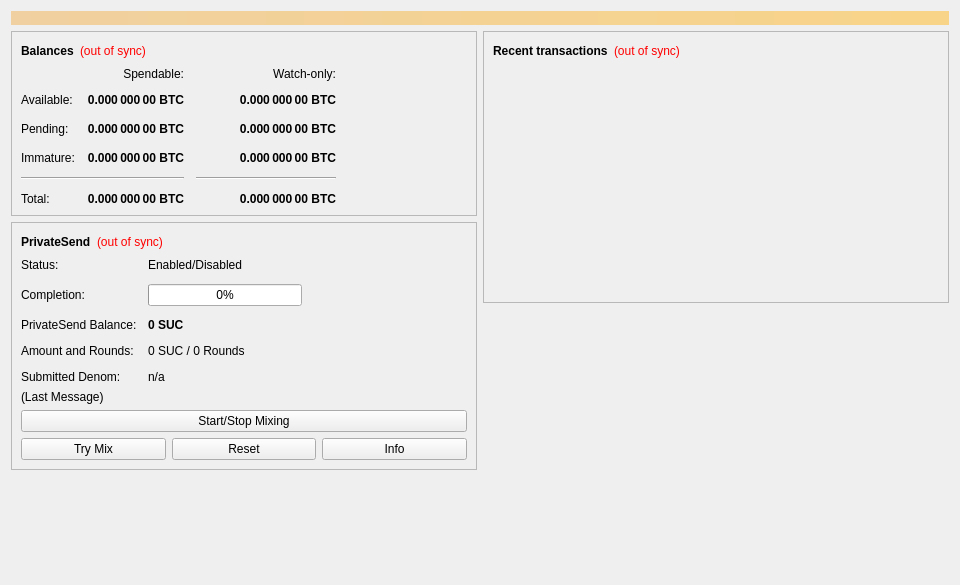
<?xml version="1.0" encoding="UTF-8"?>
<ui version="4.0">
 <class>OverviewPage</class>
 <widget class="QWidget" name="OverviewPage">
  <property name="geometry">
   <rect>
    <x>0</x>
    <y>0</y>
    <width>960</width>
    <height>585</height>
   </rect>
  </property>
  <property name="minimumSize">
   <size>
    <width>960</width>
    <height>0</height>
   </size>
  </property>
  <property name="windowTitle">
   <string>Form</string>
  </property>
  <layout class="QVBoxLayout" name="topLayout">
   <item>
    <widget class="QLabel" name="labelAlerts">
     <property name="visible">
      <bool>false</bool>
     </property>
     <property name="styleSheet">
      <string notr="true">background-color: qlineargradient(x1: 0, y1: 0, x2: 1, y2: 0, stop:0 #F0D0A0, stop:1 #F8D488); color:#000000;</string>
     </property>
     <property name="wordWrap">
      <bool>true</bool>
     </property>
     <property name="margin">
      <number>3</number>
     </property>
    </widget>
   </item>
   <item>
    <layout class="QHBoxLayout" name="horizontalLayout" stretch="1,1">
     <item>
      <layout class="QVBoxLayout" name="verticalLayout_2">
       <item>
        <widget class="QFrame" name="frame">
         <property name="frameShape">
          <enum>QFrame::StyledPanel</enum>
         </property>
         <property name="frameShadow">
          <enum>QFrame::Raised</enum>
         </property>
         <layout class="QVBoxLayout" name="verticalLayout_4">
          <item>
           <layout class="QHBoxLayout" name="horizontalLayout_4">
            <item>
             <widget class="QLabel" name="label_5">
              <property name="font">
               <font>
                <weight>75</weight>
                <bold>true</bold>
               </font>
              </property>
              <property name="text">
               <string>Balances</string>
              </property>
             </widget>
            </item>
            <item>
             <widget class="QLabel" name="labelWalletStatus">
              <property name="toolTip">
               <string>The displayed information may be out of date. Your wallet automatically synchronizes with the Suc network after a connection is established, but this process has not completed yet.</string>
              </property>
              <property name="styleSheet">
               <string notr="true">QLabel { color: red; }</string>
              </property>
              <property name="text">
               <string notr="true">(out of sync)</string>
              </property>
              <property name="alignment">
               <set>Qt::AlignLeading|Qt::AlignLeft|Qt::AlignVCenter</set>
              </property>
             </widget>
            </item>
            <item>
             <spacer name="horizontalSpacer_3">
              <property name="orientation">
               <enum>Qt::Horizontal</enum>
              </property>
              <property name="sizeHint" stdset="0">
               <size>
                <width>40</width>
                <height>20</height>
               </size>
              </property>
             </spacer>
            </item>
           </layout>
          </item>
          <item>
           <layout class="QGridLayout" name="gridLayout">
            <property name="spacing">
             <number>12</number>
            </property>
            <item row="2" column="2">
             <widget class="QLabel" name="labelWatchPending">
              <property name="font">
               <font>
                <weight>75</weight>
                <bold>true</bold>
               </font>
              </property>
              <property name="cursor">
               <cursorShape>IBeamCursor</cursorShape>
              </property>
              <property name="toolTip">
               <string>Unconfirmed transactions to watch-only addresses</string>
              </property>
              <property name="text">
               <string notr="true">0.000 000 00 BTC</string>
              </property>
              <property name="alignment">
               <set>Qt::AlignRight|Qt::AlignTrailing|Qt::AlignVCenter</set>
              </property>
              <property name="textInteractionFlags">
               <set>Qt::LinksAccessibleByMouse|Qt::TextSelectableByKeyboard|Qt::TextSelectableByMouse</set>
              </property>
             </widget>
            </item>
            <item row="2" column="1">
             <widget class="QLabel" name="labelUnconfirmed">
              <property name="font">
               <font>
                <weight>75</weight>
                <bold>true</bold>
               </font>
              </property>
              <property name="cursor">
               <cursorShape>IBeamCursor</cursorShape>
              </property>
              <property name="toolTip">
               <string>Total of transactions that have yet to be confirmed, and do not yet count toward the spendable balance</string>
              </property>
              <property name="text">
               <string notr="true">0.000 000 00 BTC</string>
              </property>
              <property name="alignment">
               <set>Qt::AlignRight|Qt::AlignTrailing|Qt::AlignVCenter</set>
              </property>
              <property name="textInteractionFlags">
               <set>Qt::LinksAccessibleByMouse|Qt::TextSelectableByKeyboard|Qt::TextSelectableByMouse</set>
              </property>
             </widget>
            </item>
            <item row="3" column="2">
             <widget class="QLabel" name="labelWatchImmature">
              <property name="font">
               <font>
                <weight>75</weight>
                <bold>true</bold>
               </font>
              </property>
              <property name="cursor">
               <cursorShape>IBeamCursor</cursorShape>
              </property>
              <property name="toolTip">
               <string>Mined balance in watch-only addresses that has not yet matured</string>
              </property>
              <property name="text">
               <string notr="true">0.000 000 00 BTC</string>
              </property>
              <property name="alignment">
               <set>Qt::AlignRight|Qt::AlignTrailing|Qt::AlignVCenter</set>
              </property>
              <property name="textInteractionFlags">
               <set>Qt::LinksAccessibleByMouse|Qt::TextSelectableByKeyboard|Qt::TextSelectableByMouse</set>
              </property>
             </widget>
            </item>
            <item row="4" column="0" colspan="2">
             <widget class="Line" name="lineSpendableBalance">
              <property name="orientation">
               <enum>Qt::Horizontal</enum>
              </property>
             </widget>
            </item>
            <item row="4" column="2">
             <widget class="Line" name="lineWatchBalance">
              <property name="sizePolicy">
               <sizepolicy hsizetype="Preferred" vsizetype="Fixed">
                <horstretch>0</horstretch>
                <verstretch>0</verstretch>
               </sizepolicy>
              </property>
              <property name="minimumSize">
               <size>
                <width>140</width>
                <height>0</height>
               </size>
              </property>
              <property name="orientation">
               <enum>Qt::Horizontal</enum>
              </property>
             </widget>
            </item>
            <item row="5" column="0">
             <widget class="QLabel" name="labelTotalText">
              <property name="text">
               <string>Total:</string>
              </property>
             </widget>
            </item>
            <item row="3" column="1">
             <widget class="QLabel" name="labelImmature">
              <property name="font">
               <font>
                <weight>75</weight>
                <bold>true</bold>
               </font>
              </property>
              <property name="cursor">
               <cursorShape>IBeamCursor</cursorShape>
              </property>
              <property name="toolTip">
               <string>Mined balance that has not yet matured</string>
              </property>
              <property name="text">
               <string notr="true">0.000 000 00 BTC</string>
              </property>
              <property name="alignment">
               <set>Qt::AlignRight|Qt::AlignTrailing|Qt::AlignVCenter</set>
              </property>
              <property name="textInteractionFlags">
               <set>Qt::LinksAccessibleByMouse|Qt::TextSelectableByKeyboard|Qt::TextSelectableByMouse</set>
              </property>
             </widget>
            </item>
            <item row="2" column="3">
             <spacer name="horizontalSpacer_2">
              <property name="orientation">
               <enum>Qt::Horizontal</enum>
              </property>
              <property name="sizeHint" stdset="0">
               <size>
                <width>40</width>
                <height>20</height>
               </size>
              </property>
             </spacer>
            </item>
            <item row="3" column="0">
             <widget class="QLabel" name="labelImmatureText">
              <property name="text">
               <string>Immature:</string>
              </property>
             </widget>
            </item>
            <item row="5" column="1">
             <widget class="QLabel" name="labelTotal">
              <property name="font">
               <font>
                <weight>75</weight>
                <bold>true</bold>
               </font>
              </property>
              <property name="cursor">
               <cursorShape>IBeamCursor</cursorShape>
              </property>
              <property name="toolTip">
               <string>Your current total balance</string>
              </property>
              <property name="text">
               <string notr="true">0.000 000 00 BTC</string>
              </property>
              <property name="alignment">
               <set>Qt::AlignRight|Qt::AlignTrailing|Qt::AlignVCenter</set>
              </property>
              <property name="textInteractionFlags">
               <set>Qt::LinksAccessibleByMouse|Qt::TextSelectableByKeyboard|Qt::TextSelectableByMouse</set>
              </property>
             </widget>
            </item>
            <item row="5" column="2">
             <widget class="QLabel" name="labelWatchTotal">
              <property name="font">
               <font>
                <weight>75</weight>
                <bold>true</bold>
               </font>
              </property>
              <property name="cursor">
               <cursorShape>IBeamCursor</cursorShape>
              </property>
              <property name="toolTip">
               <string>Current total balance in watch-only addresses</string>
              </property>
              <property name="text">
               <string notr="true">0.000 000 00 BTC</string>
              </property>
              <property name="alignment">
               <set>Qt::AlignRight|Qt::AlignTrailing|Qt::AlignVCenter</set>
              </property>
              <property name="textInteractionFlags">
               <set>Qt::LinksAccessibleByMouse|Qt::TextSelectableByKeyboard|Qt::TextSelectableByMouse</set>
              </property>
             </widget>
            </item>
            <item row="0" column="2">
             <widget class="QLabel" name="labelWatchonly">
              <property name="text">
               <string>Watch-only:</string>
              </property>
              <property name="alignment">
               <set>Qt::AlignRight|Qt::AlignTrailing|Qt::AlignVCenter</set>
              </property>
             </widget>
            </item>
            <item row="1" column="0">
             <widget class="QLabel" name="labelBalanceText">
              <property name="text">
               <string>Available:</string>
              </property>
             </widget>
            </item>
            <item row="1" column="1">
             <widget class="QLabel" name="labelBalance">
              <property name="font">
               <font>
                <weight>75</weight>
                <bold>true</bold>
               </font>
              </property>
              <property name="cursor">
               <cursorShape>IBeamCursor</cursorShape>
              </property>
              <property name="toolTip">
               <string>Your current spendable balance</string>
              </property>
              <property name="text">
               <string notr="true">0.000 000 00 BTC</string>
              </property>
              <property name="alignment">
               <set>Qt::AlignRight|Qt::AlignTrailing|Qt::AlignVCenter</set>
              </property>
              <property name="textInteractionFlags">
               <set>Qt::LinksAccessibleByMouse|Qt::TextSelectableByKeyboard|Qt::TextSelectableByMouse</set>
              </property>
             </widget>
            </item>
            <item row="1" column="2">
             <widget class="QLabel" name="labelWatchAvailable">
              <property name="font">
               <font>
                <weight>75</weight>
                <bold>true</bold>
               </font>
              </property>
              <property name="cursor">
               <cursorShape>IBeamCursor</cursorShape>
              </property>
              <property name="toolTip">
               <string>Your current balance in watch-only addresses</string>
              </property>
              <property name="text">
               <string notr="true">0.000 000 00 BTC</string>
              </property>
              <property name="alignment">
               <set>Qt::AlignRight|Qt::AlignTrailing|Qt::AlignVCenter</set>
              </property>
              <property name="textInteractionFlags">
               <set>Qt::LinksAccessibleByMouse|Qt::TextSelectableByKeyboard|Qt::TextSelectableByMouse</set>
              </property>
             </widget>
            </item>
            <item row="2" column="0">
             <widget class="QLabel" name="labelPendingText">
              <property name="text">
               <string>Pending:</string>
              </property>
             </widget>
            </item>
            <item row="0" column="1">
             <widget class="QLabel" name="labelSpendable">
              <property name="text">
               <string>Spendable:</string>
              </property>
              <property name="alignment">
               <set>Qt::AlignRight|Qt::AlignTrailing|Qt::AlignVCenter</set>
              </property>
             </widget>
            </item>
           </layout>
          </item>
         </layout>
        </widget>
       </item>
       <item>
        <widget class="QFrame" name="framePrivateSend">
         <property name="layoutDirection">
          <enum>Qt::LeftToRight</enum>
         </property>
         <property name="frameShape">
          <enum>QFrame::StyledPanel</enum>
         </property>
         <property name="frameShadow">
          <enum>QFrame::Raised</enum>
         </property>
         <layout class="QVBoxLayout" name="VerticalLayout_PS1">
          <item>
           <layout class="QHBoxLayout" name="horizontalLayout_5">
            <item>
             <widget class="QLabel" name="labelPrivateSendHeader">
              <property name="font">
               <font>
                <weight>75</weight>
                <bold>true</bold>
               </font>
              </property>
              <property name="text">
               <string>PrivateSend</string>
              </property>
             </widget>
            </item>
            <item>
             <widget class="QLabel" name="labelPrivateSendSyncStatus">
              <property name="toolTip">
               <string>The displayed information may be out of date. Your wallet automatically synchronizes with the Suc network after a connection is established, but this process has not completed yet.</string>
              </property>
              <property name="styleSheet">
               <string notr="true">QLabel { color: red; }</string>
              </property>
              <property name="text">
               <string notr="true">(out of sync)</string>
              </property>
              <property name="alignment">
               <set>Qt::AlignLeading|Qt::AlignLeft|Qt::AlignVCenter</set>
              </property>
             </widget>
            </item>
            <item>
             <spacer name="horizontalSpacer_4">
              <property name="orientation">
               <enum>Qt::Horizontal</enum>
              </property>
              <property name="sizeHint" stdset="0">
               <size>
                <width>40</width>
                <height>20</height>
               </size>
              </property>
             </spacer>
            </item>
           </layout>
          </item>
          <item>
           <layout class="QFormLayout" name="privateSendFormLayout">
            <property name="fieldGrowthPolicy">
             <enum>QFormLayout::AllNonFixedFieldsGrow</enum>
            </property>
            <property name="horizontalSpacing">
             <number>11</number>
            </property>
            <property name="verticalSpacing">
             <number>12</number>
            </property>
            <item row="0" column="0">
             <widget class="QLabel" name="labelPrivateSendEnabledText">
              <property name="text">
               <string>Status:</string>
              </property>
             </widget>
            </item>
            <item row="0" column="1">
             <widget class="QLabel" name="labelPrivateSendEnabled">
              <property name="text">
               <string>Enabled/Disabled</string>
              </property>
             </widget>
            </item>
            <item row="1" column="0">
             <widget class="QLabel" name="labelCompletitionText">
              <property name="text">
               <string>Completion:</string>
              </property>
             </widget>
            </item>
            <item row="1" column="1">
             <widget class="QProgressBar" name="privateSendProgress">
              <property name="maximumSize">
               <size>
                <width>154</width>
                <height>16777215</height>
               </size>
              </property>
              <property name="value">
               <number>0</number>
              </property>
             </widget>
            </item>
            <item row="2" column="0">
             <widget class="QLabel" name="labelAnonymizedText">
              <property name="text">
               <string>PrivateSend Balance:</string>
              </property>
             </widget>
            </item>
            <item row="2" column="1">
             <widget class="QLabel" name="labelAnonymized">
              <property name="font">
               <font>
                <weight>75</weight>
                <bold>true</bold>
               </font>
              </property>
              <property name="text">
               <string notr="true">0 SUC</string>
              </property>
             </widget>
            </item>
            <item row="3" column="0">
             <widget class="QLabel" name="labelAmountAndRoundsText">
              <property name="text">
               <string>Amount and Rounds:</string>
              </property>
             </widget>
            </item>
            <item row="3" column="1">
             <widget class="QLabel" name="labelAmountRounds">
              <property name="text">
               <string>0 SUC / 0 Rounds</string>
              </property>
             </widget>
            </item>
            <item row="4" column="0">
             <widget class="QLabel" name="labelSubmittedDenomText">
              <property name="text">
               <string>Submitted Denom:</string>
              </property>
             </widget>
            </item>
            <item row="4" column="1">
             <widget class="QLabel" name="labelSubmittedDenom">
              <property name="toolTip">
               <string>The denominations you submitted to the Masternode.&lt;br&gt;To mix, other users must submit the exact same denominations.</string>
              </property>
              <property name="text">
               <string>n/a</string>
              </property>
             </widget>
            </item>
           </layout>
          </item>
          <item>
           <layout class="QVBoxLayout" name="VerticalLayout_PS">
            <item>
             <widget class="QLabel" name="labelPrivateSendLastMessage">
              <property name="text">
               <string>(Last Message)</string>
              </property>
              <property name="alignment">
               <set>Qt::AlignLeading|Qt::AlignLeft|Qt::AlignTop</set>
              </property>
              <property name="wordWrap">
               <bool>true</bool>
              </property>
             </widget>
            </item>
            <item>
             <widget class="QPushButton" name="togglePrivateSend">
              <property name="sizePolicy">
               <sizepolicy hsizetype="MinimumExpanding" vsizetype="Fixed">
                <horstretch>0</horstretch>
                <verstretch>0</verstretch>
               </sizepolicy>
              </property>
              <property name="text">
               <string>Start/Stop Mixing</string>
              </property>
             </widget>
            </item>
            <item>
             <layout class="QHBoxLayout" name="horizontalLayout_debugbuttons">
              <item>
               <widget class="QPushButton" name="privateSendAuto">
                <property name="sizePolicy">
                 <sizepolicy hsizetype="MinimumExpanding" vsizetype="Fixed">
                  <horstretch>0</horstretch>
                  <verstretch>0</verstretch>
                 </sizepolicy>
                </property>
                <property name="toolTip">
                 <string>Try to manually submit a PrivateSend request.</string>
                </property>
                <property name="text">
                 <string>Try Mix</string>
                </property>
               </widget>
              </item>
              <item>
               <widget class="QPushButton" name="privateSendReset">
                <property name="sizePolicy">
                 <sizepolicy hsizetype="MinimumExpanding" vsizetype="Fixed">
                  <horstretch>0</horstretch>
                  <verstretch>0</verstretch>
                 </sizepolicy>
                </property>
                <property name="toolTip">
                 <string>Reset the current status of PrivateSend (can interrupt PrivateSend if it's in the process of Mixing, which can cost you money!)</string>
                </property>
                <property name="autoFillBackground">
                 <bool>false</bool>
                </property>
                <property name="text">
                 <string>Reset</string>
                </property>
               </widget>
              </item>
              <item>
               <widget class="QPushButton" name="privateSendInfo">
                <property name="sizePolicy">
                 <sizepolicy hsizetype="MinimumExpanding" vsizetype="Fixed">
                  <horstretch>0</horstretch>
                  <verstretch>0</verstretch>
                 </sizepolicy>
                </property>
                <property name="toolTip">
                 <string>Information about PrivateSend and Mixing</string>
                </property>
                <property name="text">
                 <string>Info</string>
                </property>
               </widget>
              </item>
             </layout>
            </item>
           </layout>
          </item>
         </layout>
        </widget>
       </item>
       <item>
        <spacer name="verticalSpacer">
         <property name="orientation">
          <enum>Qt::Vertical</enum>
         </property>
         <property name="sizeHint" stdset="0">
          <size>
           <width>20</width>
           <height>40</height>
          </size>
         </property>
        </spacer>
       </item>
      </layout>
     </item>
     <item>
      <layout class="QVBoxLayout" name="verticalLayout_3">
       <item>
        <widget class="QFrame" name="frame_2">
         <property name="frameShape">
          <enum>QFrame::StyledPanel</enum>
         </property>
         <property name="frameShadow">
          <enum>QFrame::Raised</enum>
         </property>
         <layout class="QVBoxLayout" name="verticalLayout">
          <item>
           <layout class="QHBoxLayout" name="horizontalLayout_2">
            <item>
             <widget class="QLabel" name="label_4">
              <property name="font">
               <font>
                <weight>75</weight>
                <bold>true</bold>
               </font>
              </property>
              <property name="text">
               <string>Recent transactions</string>
              </property>
             </widget>
            </item>
            <item>
             <widget class="QLabel" name="labelTransactionsStatus">
              <property name="toolTip">
               <string>The displayed information may be out of date. Your wallet automatically synchronizes with the Suc network after a connection is established, but this process has not completed yet.</string>
              </property>
              <property name="styleSheet">
               <string notr="true">QLabel { color: red; }</string>
              </property>
              <property name="text">
               <string notr="true">(out of sync)</string>
              </property>
              <property name="alignment">
               <set>Qt::AlignLeading|Qt::AlignLeft|Qt::AlignVCenter</set>
              </property>
             </widget>
            </item>
            <item>
             <spacer name="horizontalSpacer">
              <property name="orientation">
               <enum>Qt::Horizontal</enum>
              </property>
              <property name="sizeHint" stdset="0">
               <size>
                <width>40</width>
                <height>20</height>
               </size>
              </property>
             </spacer>
            </item>
           </layout>
          </item>
          <item>
           <widget class="QListView" name="listTransactions">
            <property name="styleSheet">
             <string notr="true">QListView { background: transparent; }</string>
            </property>
            <property name="frameShape">
             <enum>QFrame::NoFrame</enum>
            </property>
            <property name="verticalScrollBarPolicy">
             <enum>Qt::ScrollBarAlwaysOff</enum>
            </property>
            <property name="horizontalScrollBarPolicy">
             <enum>Qt::ScrollBarAlwaysOff</enum>
            </property>
            <property name="selectionMode">
             <enum>QAbstractItemView::NoSelection</enum>
            </property>
           </widget>
          </item>
         </layout>
        </widget>
       </item>
       <item>
        <spacer name="verticalSpacer_2">
         <property name="orientation">
          <enum>Qt::Vertical</enum>
         </property>
         <property name="sizeHint" stdset="0">
          <size>
           <width>20</width>
           <height>40</height>
          </size>
         </property>
        </spacer>
       </item>
      </layout>
     </item>
    </layout>
   </item>
  </layout>
 </widget>
 <resources/>
 <connections/>
</ui>
